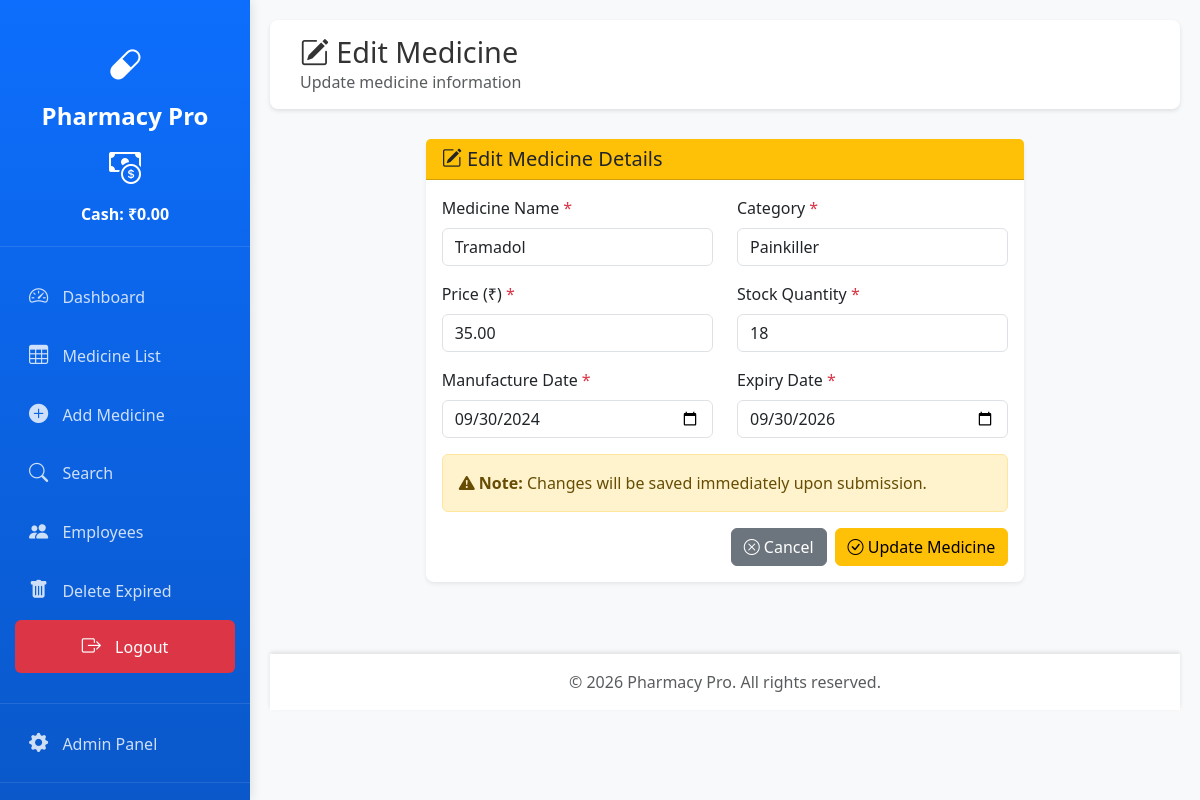
The page /edit/32/ (signed in) on the database its author committed.
### inventory/models.py (models this page shows, shortened)
class Medicine(models.Model):
    name = models.CharField(max_length=200)
    category = models.CharField(max_length=100)
    price = models.DecimalField(max_digits=10, decimal_places=2)
    stock_quantity = models.IntegerField()
    manufacture_date = models.DateField()
    expiry_date = models.DateField()
    class Meta:
        verbose_name_plural = "Medicines"

### inventory/views.py (the view, shortened to what this page needs)
# urls.py: path('edit/<int:pk>/', views.EditMedicineView.as_view(), name='edit_medicine'),
class EditMedicineView(LoginRequiredMixin, UpdateView):
    model = Medicine
    form_class = MedicineForm
    template_name = 'inventory/edit_medicine.html'
    success_url = reverse_lazy('medicine_dashboard')
    pk_url_kwarg = 'pk'
    def dispatch(self, request, *args, **kwargs):
        if not request.user.is_authenticated:
            return self.handle_no_permission()
        if not (request.user.groups.filter(name='Manager').exists() or request.user.is_superuser):
            messages.error(request, 'Only Managers have permission to edit medicines.')
            return redirect('medicine_dashboard')
        return super().dispatch(request, *args, **kwargs)

### inventory/forms.py (shortened to what this page needs)
class MedicineForm(forms.ModelForm):
    class Meta:
        model = Medicine
        fields = ['name', 'category', 'price', 'stock_quantity', 'manufacture_date', 'expiry_date']
        widgets = {
            'name': forms.TextInput(attrs={'class': 'form-control', 'placeholder': 'Enter medicine name'}),
            'category': forms.TextInput(attrs={'class': 'form-control', 'placeholder': 'e.g., Antibiotic, Painkiller'}),
            'price': forms.NumberInput(attrs={'class': 'form-control', 'step': '0.01', 'placeholder': '0.00'}),
            'stock_quantity': forms.NumberInput(attrs={'class': 'form-control', 'min': '0', 'placeholder': '0'}),
            'manufacture_date': forms.DateInput(attrs={'class': 'form-control', 'type': 'date'}),
            'expiry_date': forms.DateInput(attrs={'class': 'form-control', 'type': 'date'}),
        }
        labels = {
            'name': 'Medicine Name',
            'category': 'Category',
            'price': 'Price (₹)',
            'stock_quantity': 'Stock Quantity',
            'manufacture_date': 'Manufacture Date',
            'expiry_date': 'Expiry Date',
        }

### inventory/templates/inventory/edit_medicine.html (shortened to what this page needs)
{% extends 'inventory/base.html' %}
{% block content %}
<div class="top-header">
    <h1><i class="bi bi-pencil-square"></i> Edit Medicine</h1>
    <p class="text-muted mb-0">Update medicine information</p>
</div>
<div class="row">
    <div class="col-md-8 mx-auto">
        <div class="card">
            <div class="card-header bg-warning text-dark">
                <h5 class="mb-0"><i class="bi bi-pencil-square"></i> Edit Medicine Details</h5>
            </div>
            <div class="card-body">
                <form method="POST" novalidate>
                    <div class="row">
                        <div class="col-md-6 mb-3">
                            <label for="{{ form.name.id_for_label }}" class="form-label">
                                {{ form.name.label }} <span class="text-danger">*</span>
                            </label>
                            {{ form.name }}
                        </div>
                        <div class="col-md-6 mb-3">
                            <label for="{{ form.category.id_for_label }}" class="form-label">
                                {{ form.category.label }} <span class="text-danger">*</span>
                            </label>
                            {{ form.category }}
                        </div>
                    </div>
                    <div class="row">
                        <div class="col-md-6 mb-3">
                            <label for="{{ form.price.id_for_label }}" class="form-label">
                                Price (₹) <span class="text-danger">*</span>
                            </label>
                            {{ form.price }}
                        </div>
                        <div class="col-md-6 mb-3">
                            <label for="{{ form.stock_quantity.id_for_label }}" class="form-label">
                                {{ form.stock_quantity.label }} <span class="text-danger">*</span>
                            </label>
                            {{ form.stock_quantity }}
                        </div>
                    </div>
                    <div class="row">
                        <div class="col-md-6 mb-3">
                            <label for="{{ form.manufacture_date.id_for_label }}" class="form-label">
                                {{ form.manufacture_date.label }} <span class="text-danger">*</span>
                            </label>
                            {{ form.manufacture_date }}
                        </div>
                        <div class="col-md-6 mb-3">
                            <label for="{{ form.expiry_date.id_for_label }}" class="form-label">
                                {{ form.expiry_date.label }} <span class="text-danger">*</span>
                            </label>
                            {{ form.expiry_date }}
                        </div>
                    </div>
                    <div class="alert alert-warning">
                        <i class="bi bi-exclamation-triangle-fill"></i>
                        <strong>Note:</strong> Changes will be saved immediately upon submission.
                    </div>
                    <div class="d-grid gap-2 d-md-flex justify-content-md-end">
                        <a href="{% url 'medicine_dashboard' %}" class="btn btn-secondary">
                            <i class="bi bi-x-circle"></i> Cancel
                        </a>
                        <button type="submit" class="btn btn-warning">
                            <i class="bi bi-check-circle"></i> Update Medicine
                        </button>
                    </div>
                </form>
            </div>
        </div>
    </div>
</div>
{% endblock %}

### inventory/templates/inventory/base.html (style rules this page uses)
body { background-color: #f8f9fa; font-family: 'Segoe UI', Tahoma, Geneva, Verdana, sans-serif; }
.top-header { background-color: white; padding: 15px 30px; box-shadow: 0 2px 4px rgba(0,0,0,0.1); margin-bottom: 30px; border-radius: 8px; }
.top-header h1 { margin: 0; font-size: 1.8rem; color: #333; }
.card { box-shadow: 0 0.125rem 0.25rem rgba(0,0,0,0.075); margin-bottom: 1.5rem; border: none; border-radius: 8px; }

### rows shown on the page
Medicine: name "Tramadol", category "Painkiller", price "35.00", stock_quantity "18", manufacture_date "09/30/2024", expiry_date "09/30/2026"

### other values the page prints
{{ cash_box.current_cash|default:'0.00' }} "0.00"
